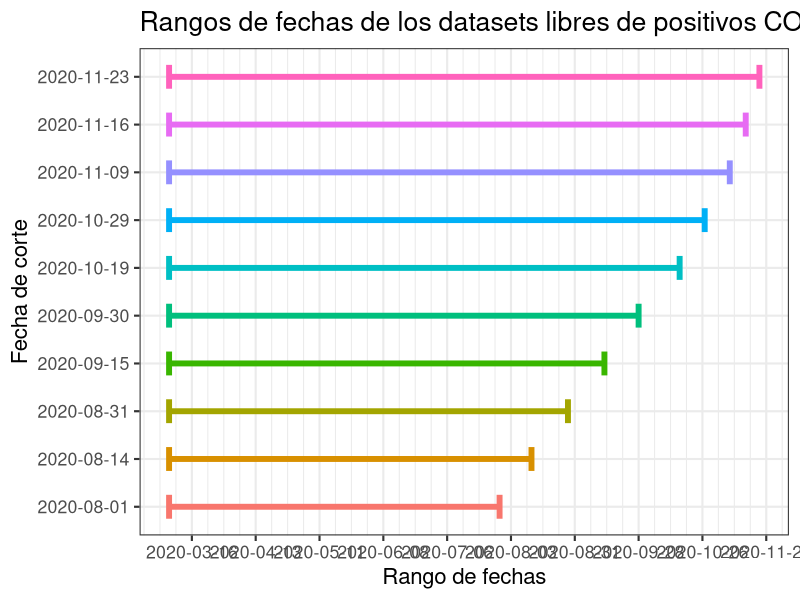

Reproduce this figure in R.
library(tidyverse)

pe <- read_csv("data/pos_peru_hist.csv")

pe_summ <- pe %>%
  group_by(corte) %>%
  summarise(
    min_fecha = min(fecha_resultado, na.rm = TRUE),
    max_fecha = max(fecha_resultado, na.rm = TRUE)
  ) %>%
  mutate(
    grp = as.factor(corte)
  )

ggplot(pe_summ) +
  geom_errorbarh(
    aes(xmin = min_fecha,
        xmax = max_fecha,
        y = grp,
        group = grp,
        color = grp),
    size = 2,
    height = .5,
    show.legend = FALSE
  ) +
  labs(
    title = "Rangos de fechas de los datasets libres de positivos COVID-19",
    y = "Fecha de corte",
    x = "Rango de fechas"
  ) +
  scale_x_date(
    date_breaks = "4 weeks",
    date_minor_breaks = "1 week"
  ) +
  theme_bw(16)
